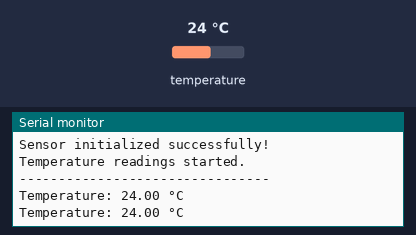
The sketch below on a simulated Arduino Uno, built with avr-gcc and run on an emulated ATmega328P. Parts: the last lines printed to the serial monitor. Wiring (inferred from the names in the program): BMP180 pressure sensor at I2C address 0x77. Inputs (shaded band) come from the test bench; at power-on: temperature 24 °C.

Above: at 1.8 s.
1.9 s: temperature set to 12 °C
At 3.2 s:
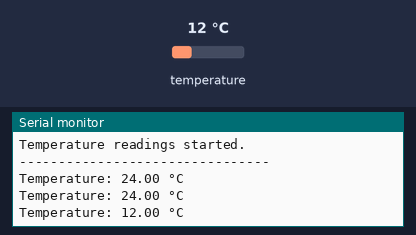
3.4 s: temperature set to 19 °C
At 4.2 s:
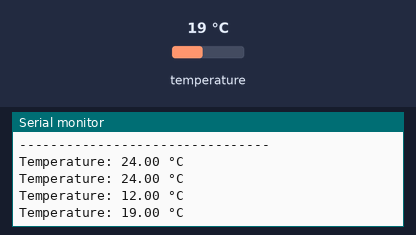
Timing chart, 0 to 6.4 s (numbered marks = the images above; inputs shaded):
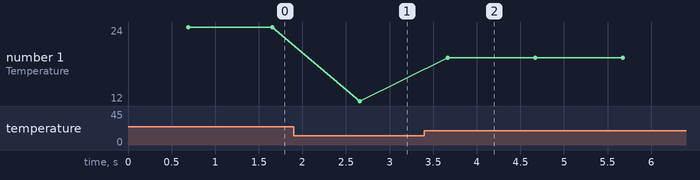

Measured:
- after the input at 1.9 s, the serial monitor: prints a new line after 0.76 s (image 1)
- after the input at 3.4 s, the serial monitor: prints a new line after 0.26 s (image 2)
- plotted number 1: 24 → 12 after the input at 1.9 s, 12 → 19 after the input at 3.4 s

The sketch:

sketch.ino
```cpp
#include <Wire.h>
#include <Adafruit_BMP085.h>

#define BMP180_ADDRESS 0x77
#define CHIP_ID_REGISTER 0xD0
#define EXPECTED_CHIP_ID 0x55

Adafruit_BMP085 bmp;

bool sensorReady = false;

// Function to read BMP180 register
bool readRegister(uint8_t reg, uint8_t &value)
{
    Wire.beginTransmission((uint8_t)BMP180_ADDRESS);
    Wire.write(reg);

    if (Wire.endTransmission(false) != 0)
    {
        return false;
    }

    if (Wire.requestFrom((uint8_t)BMP180_ADDRESS, (uint8_t)1) != 1)
    {
        return false;
    }

    value = Wire.read();
    return true;
}

void setup()
{
    Serial.begin(9600);
    Wire.begin();

    delay(500);

    Serial.println("BMP180 I2C Sensor Initializing...");

    uint8_t chipID;

    // Verify sensor ID before reading measurements
    if (!readRegister(CHIP_ID_REGISTER, chipID))
    {
        Serial.println("ERROR: Sensor not responding!");
        return;
    }

    Serial.print("Chip ID: 0x");
    Serial.println(chipID, HEX);

    if (chipID != EXPECTED_CHIP_ID)
    {
        Serial.println("ERROR: Incorrect sensor ID!");
        return;
    }

    Serial.println("BMP180 ID verified successfully!");

    // Initialize BMP180 sensor
    if (!bmp.begin(BMP085_ULTRAHIGHRES))
    {
        Serial.println("ERROR: BMP180 initialization failed!");
        return;
    }

    sensorReady = true;

    Serial.println("Sensor initialized successfully!");
    Serial.println("Temperature readings started.");
    Serial.println("--------------------------------");
}

void loop()
{
    if (!sensorReady)
    {
        delay(1000);
        return;
    }

    float temperature = bmp.readTemperature();

    if (isnan(temperature))
    {
        Serial.println("ERROR: Invalid temperature reading!");
    }
    else
    {
        Serial.print("Temperature: ");
        Serial.print(temperature, 2);
        Serial.println(" °C");
    }

    delay(1000);
}
```
